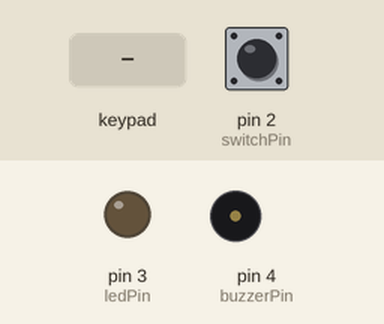
Simulated run of this sketch. Board: Arduino Uno, built with avr-gcc and run on an emulated ATmega328P. On the bench: output pins drawn as LEDs (lit = HIGH), buzzer (waves = sounding). The inputs (shaded band) are chosen by the test bench; at power-on: pin 2 (switchPin) HIGH. What the sketch prints to the serial monitor is not drawn.

Above: at 1.2 s.
1.3 s: key 'A' pressed
At 2.8 s:
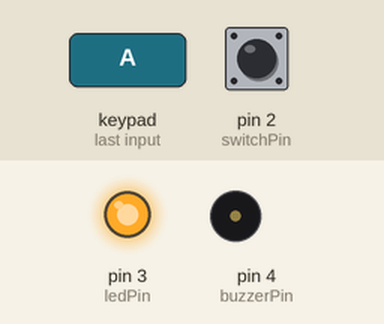
At 42.6 s:
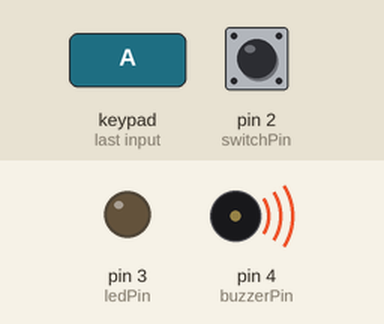
Timing chart, 0 to 42.9 s (numbered marks = the images above; inputs shaded):
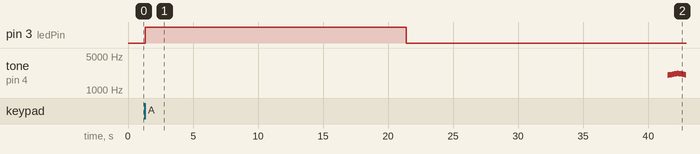

Measured:
- after the input at 1.3 s, pin 3 (ledPin): LOW → HIGH at once, → LOW 20.1 s later; tone on pin 4 (buzzerPin): plays 2020 Hz for 0.05 s, 2040 Hz for 0.10 s, 2060 Hz for 0.10 s, 2080 Hz for 0.10 s, 2100 Hz for 0.10 s, 2120 Hz for 0.05 s … (16 notes in this stretch), starting after 40.2 s

The sketch:

DumpStack.log.ino
```cpp
#include <Keypad.h>

const int switchPin = 2;  // Pin connected to the magnetic contact switch
const int ledPin = 3;     // Pin connected to the LED
const int buzzerPin = 4;  // Pin connected to the transistor base

// Keypad setup
const byte ROWS = 4;  // Four rows
const byte COLS = 4;  // Four columns
char keys[ROWS][COLS] = {
  {'1','2','3','A'},
  {'4','5','6','B'},
  {'7','8','9','C'},
  {'*','0','#','D'}
};
byte rowPins[ROWS] = {5, 6, 7, 8};  // Connect to the row pinouts of the keypad
byte colPins[COLS] = {9, 10, 11, 12};  // Connect to the column pinouts of the keypad

Keypad keypad = Keypad(makeKeymap(keys), rowPins, colPins, ROWS, COLS);

const String correctCode = "526996";  // Set your correct code here
String enteredCode = "";
unsigned long codeEntryStart = 0;
const unsigned long codeEntryTimeout = 20000;  // 20 seconds
const unsigned long armDelay = 20000;  // 20 seconds to leave the room after arming
bool doorOpened = false;  // Flag to track door state
bool codeEnteredCorrectly = false;  // Flag to track if the correct code was entered
bool buzzerActive = false;  // Flag to track if the buzzer should continue to sound
bool alarmArmed = false;  // Flag to track if the alarm is armed
bool leavingRoom = false;  // Flag to track if we are leaving the room

void setup() {
  pinMode(switchPin, INPUT_PULLUP);  // Set switchPin as input with internal pull-up resistor
  pinMode(ledPin, OUTPUT);           // Set ledPin as output
  pinMode(buzzerPin, OUTPUT);        // Set buzzerPin as output
  digitalWrite(ledPin, LOW);         // Initialize LED as off
  digitalWrite(buzzerPin, LOW);      // Initialize buzzer as off
  Serial.begin(115200);
  Serial.println("System initialized.");
}

void loop() {
  int switchState = digitalRead(switchPin);  // Read the state of the switch
  Serial.print("Switch state: ");
  Serial.println(switchState);

  if (alarmArmed) {
    if (leavingRoom) {
      if (millis() - codeEntryStart >= armDelay) {
        leavingRoom = false;  // Finish the leaving process
        Serial.println("Alarm is fully armed now.");
      }
    } else {
      if (switchState == LOW) {  // Switch closed (door closed)
        digitalWrite(ledPin, HIGH);  // Turn LED on
      } else {  // Switch open (door open)
        digitalWrite(ledPin, LOW);   // Turn LED off
        if (!doorOpened) {  // If door was just opened
          doorOpened = true;
          codeEntryStart = millis();  // Start code entry timer
          Serial.println("Door opened.");
        }
      }

      handleCodeEntry();  // Handle code entry process

      if (buzzerActive) {
        playPoliceSiren();  // Play police siren sound if buzzer is active
      } else if (doorOpened && !codeEnteredCorrectly && (millis() - codeEntryStart >= codeEntryTimeout)) {
        buzzerActive = true;  // Activate buzzer
        Serial.println("Buzzer activated.");
      }
    }
  } else {
    noTone(buzzerPin);  // Ensure buzzer is off if alarm is not armed
    digitalWrite(ledPin, LOW);   // Turn LED off
  }

  checkArmAlarm();  // Check if the alarm should be armed

  delay(50);  // Small delay for debouncing
}

void handleCodeEntry() {
  char key = keypad.getKey();

  if (key) {
    Serial.print("Key pressed: ");
    Serial.println(key);  // Print the key that was pressed
    enteredCode += key;
    Serial.print("Entered code: ");
    Serial.println(enteredCode);
    if (enteredCode.length() == correctCode.length()) {
      if (enteredCode == correctCode) {
        Serial.println("Correct code entered!");
        enteredCode = "";  // Clear entered code
        codeEntryStart = 0;  // Reset code entry timer
        noTone(buzzerPin);  // Stop buzzer
        codeEnteredCorrectly = true;  // Set code entered flag
        buzzerActive = false;  // Deactivate buzzer
        alarmArmed = false;  // Disarm the alarm
        Serial.println("Alarm disarmed.");
      } else {
        Serial.println("Incorrect code. Try again.");
        enteredCode = "";  // Clear entered code
        codeEntryStart = millis();  // Restart code entry timer
      }
    }
  }
}

void checkArmAlarm() {
  char key = keypad.getKey();

  if (key == 'A') {
    alarmArmed = true;
    leavingRoom = true;
    codeEntryStart = millis();  // Start the delay for leaving the room
    doorOpened = false;
    codeEnteredCorrectly = false;
    buzzerActive = false;
    enteredCode = "";
    Serial.println("Alarm armed. You have 20 seconds to leave the room.");
    digitalWrite(ledPin, HIGH);  // Turn on LED during the 20 seconds leaving period
  }
}

void playPoliceSiren() {
  static unsigned long lastChangeTime = 0;
  static int frequency = 2000;
  static bool increasing = true;

  if (millis() - lastChangeTime > 50) {  // Change frequency every 50ms
    lastChangeTime = millis();
    if (increasing) {
      frequency += 20;
      if (frequency >= 2200) {
        increasing = false;
      }
    } else {
      frequency -= 20;
      if (frequency <= 2000) {
        increasing = true;
      }
    }
    tone(buzzerPin, frequency);
  }
}
```
